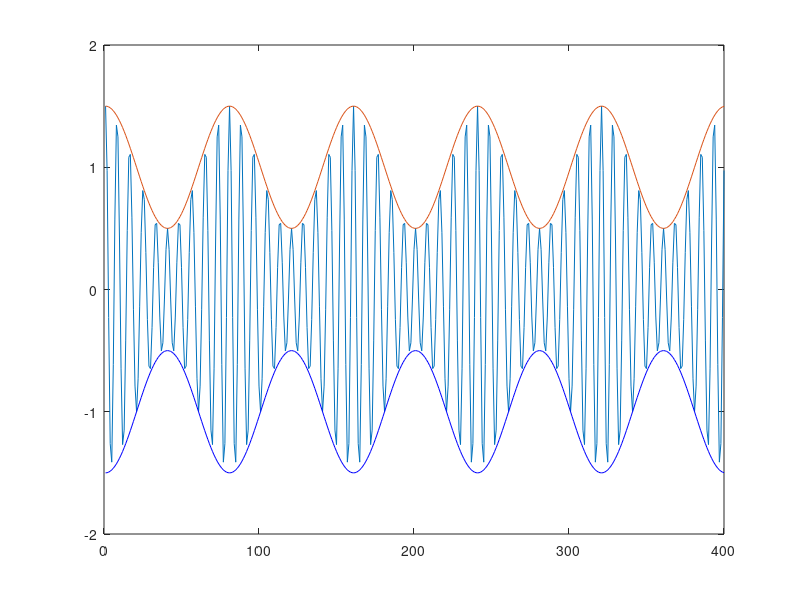

Reproduce this figure in MATLAB.
% plot绘制包络线
clear all; clc; close all;
fs=400;                                 % 采样频率
N=400;                                  % 数据长度
n=0:1:N-1;
dt=1/fs;
t=n*dt;                                 % 时间序列
A=0.5;                                  % 相位调制幅值
x=(1+0.5*cos(2*pi*5*t)).*cos(2*pi*50*t+A*sin(2*pi*10*t));  % 信号序列
z=hilbert(x');                          % 希尔伯特变换
a=abs(z);                               % 包络线
figure;
plot(x);hold on ;plot(a); hold on; plot((-1)*a,'b')
%无信号处理库，运行错误
